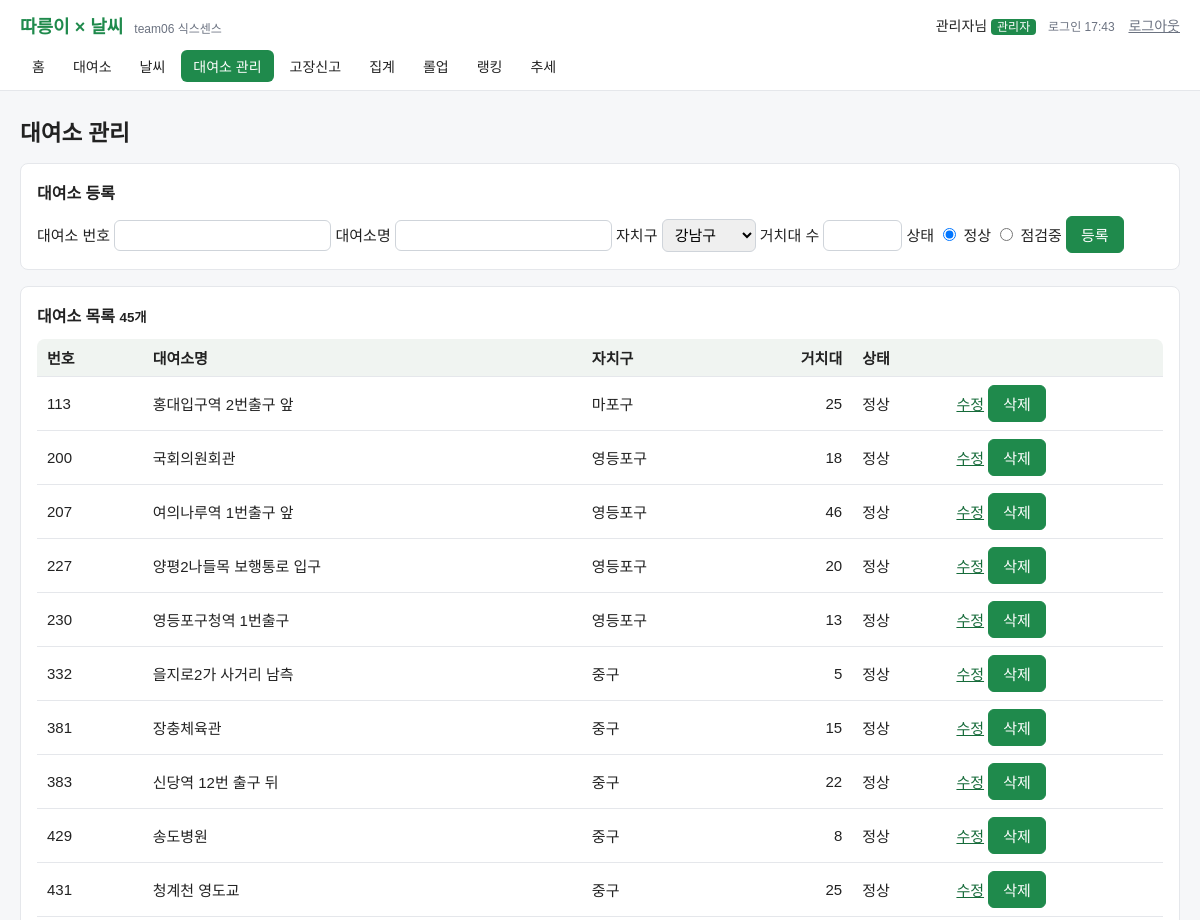
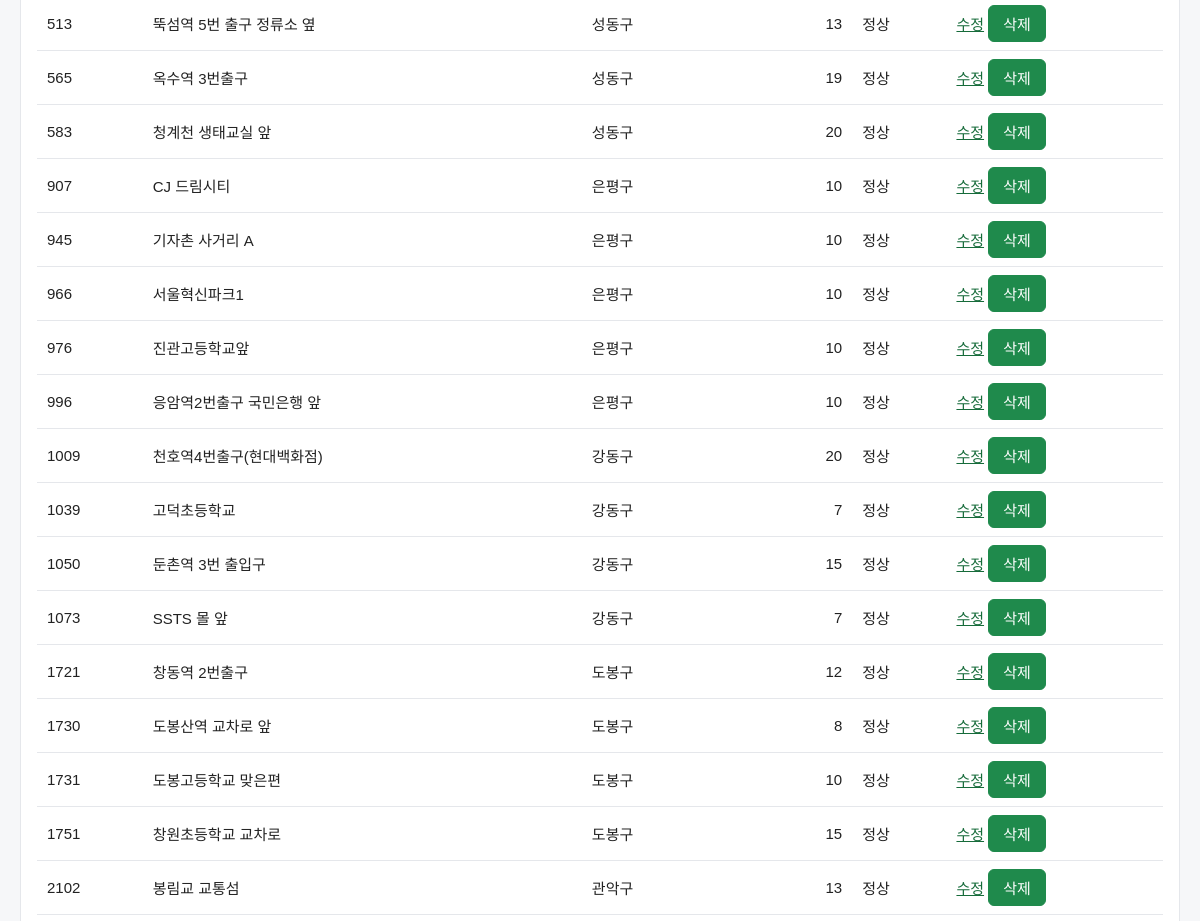
Before: /station_form.php (signed in, upper part) with the older database file (2 pictures, top to bottom).
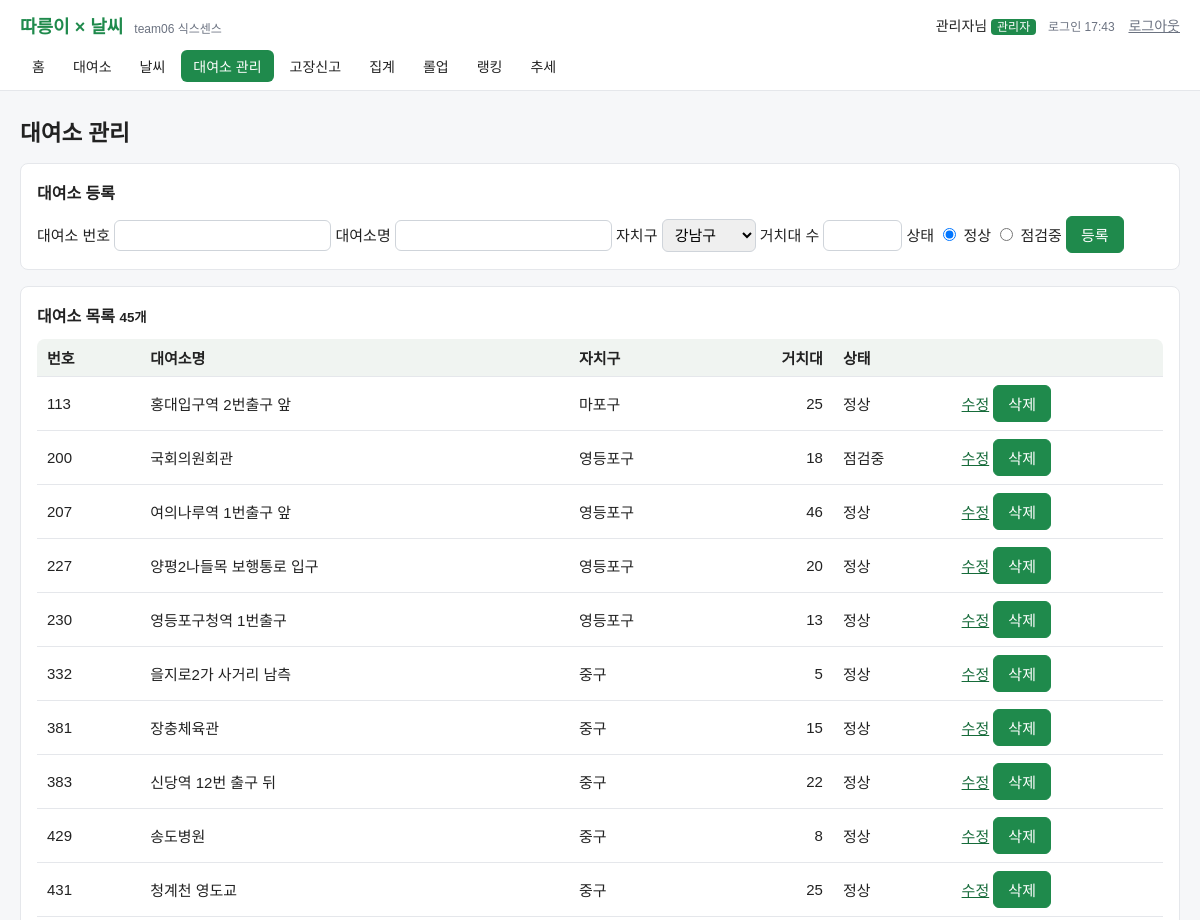
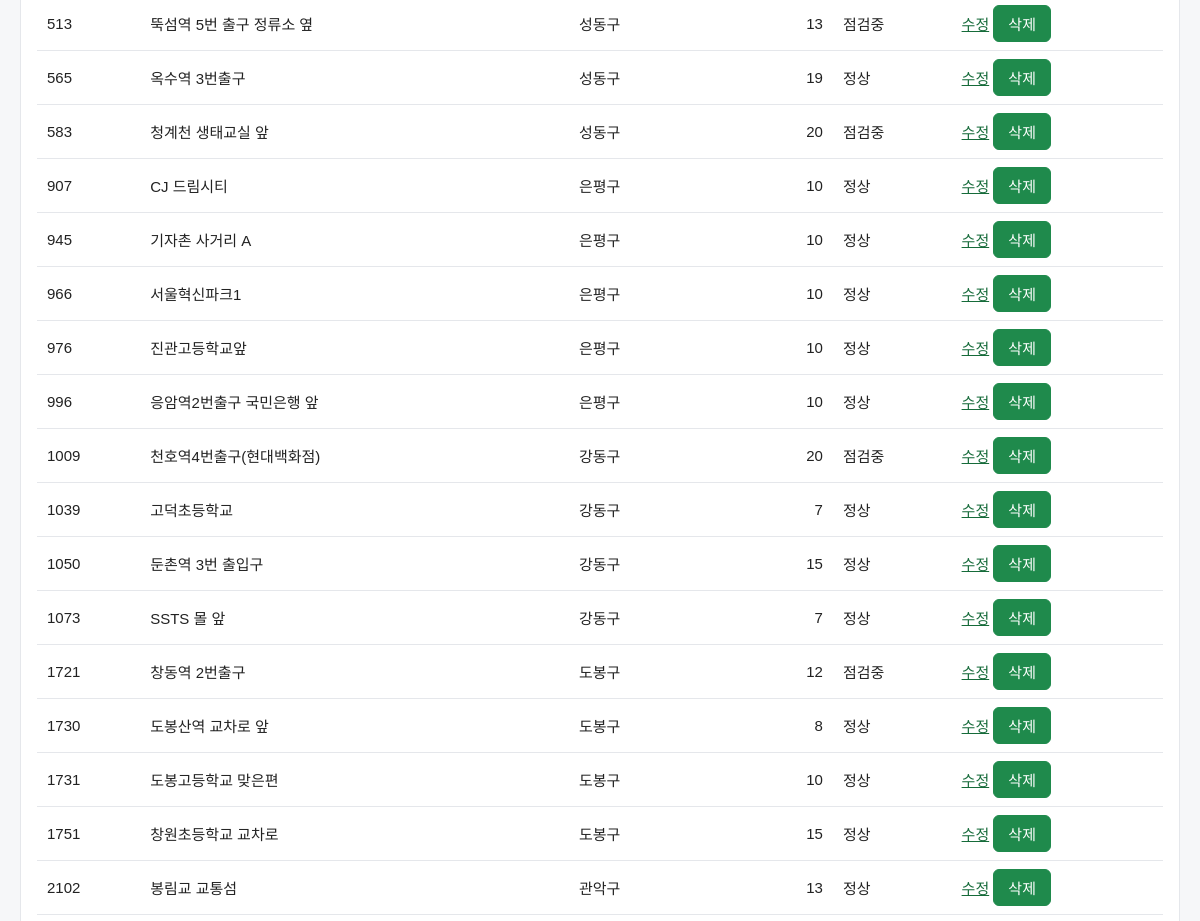
After: the same page with the newer database file (2 pictures, top to bottom).
### tables this page shows
CREATE TABLE `station` (
  `station_id` int(11) NOT NULL COMMENT '대여소번호 (이용정보와 조인 키)',
  `station_code` varchar(10) DEFAULT NULL COMMENT '대여소ID (ST-xxxx, 선택)',
  `station_name` varchar(100) NOT NULL COMMENT '대여소명',
  `district_id` int(11) NOT NULL COMMENT '자치구 코드 (FK)',
  `address` varchar(200) DEFAULT NULL COMMENT '주소',
  `latitude` decimal(10,7) DEFAULT NULL COMMENT '위도',
  `longitude` decimal(10,7) DEFAULT NULL COMMENT '경도',
  `rack_count` smallint(5) unsigned NOT NULL DEFAULT 0 COMMENT '거치대 수 (LCD+QR)',
  `installed_date` date DEFAULT NULL COMMENT '설치일',
  `hangang_park` enum('광나루','잠실','뚝섬','잠원','반포','이촌','망원','여의도','난지','강서','양화') DEFAULT NULL COMMENT '한강공원 이름 (공원 밖이면 NULL)',
  `status` enum('정상','점검중') NOT NULL DEFAULT '정상' COMMENT '운영 상태: 정상/점검중',
  PRIMARY KEY (`station_id`),
  UNIQUE KEY `uq_station_code` (`station_code`),
  KEY `idx_station_district_status` (`district_id`,`status`),
  KEY `idx_station_hangang` (`hangang_park`),
  CONSTRAINT `fk_station_district` FOREIGN KEY (`district_id`) REFERENCES `district` (`district_id`) ON UPDATE CASCADE
);

CREATE TABLE `district` (
  `district_id` int(11) NOT NULL COMMENT '시군구 코드 (행정표준 5자리)',
  `district_name` varchar(10) NOT NULL COMMENT '자치구명',
  `life_zone` enum('도심권','동북권','서북권','서남권','동남권') NOT NULL COMMENT '권역생활권 (5대 생활권)',
  `daytime_index` smallint(5) unsigned NOT NULL COMMENT '주간인구지수 (정수, 2020)',
  `district_type` varchar(5) GENERATED ALWAYS AS (case when `daytime_index` > 109 then '업무형' when `daytime_index` >= 100 then '혼합형' else '주거형' end) STORED COMMENT '지역 유형: 업무형/혼합형/주거형 (생성 컬럼)',
  PRIMARY KEY (`district_id`),
  UNIQUE KEY `uq_district_name` (`district_name`),
  KEY `idx_district_zone_type` (`life_zone`,`district_type`),
  CONSTRAINT `ck_daytime_index` CHECK (`daytime_index` > 0)
);

### station_form.php (the view, shortened to what this page needs)
<?php
require_once __DIR__ . '/header.php';
function sf_h($s)
{
  return htmlspecialchars((string)$s, ENT_QUOTES, 'UTF-8');
}
$is_admin = ($_SESSION['role'] ?? '') === 'admin';
$edit = null;
$districts = $conn->query(
  "SELECT district_id, district_name FROM district ORDER BY district_name"
)
  ->fetch_all(MYSQLI_ASSOC);
$stations = $conn->query(
  "SELECT s.station_id, s.station_name, d.district_name, s.rack_count, s.status
       FROM station s
       JOIN district d ON d.district_id = s.district_id
      ORDER BY s.station_id"
)
  ->fetch_all(MYSQLI_ASSOC);
$STATUS = ['정상', '점검중'];
?>
<main class="container">
  <h2>대여소 관리</h2>
  <?php if (!$is_admin): ?>
    <p class="empty-note">일반 사용자는 조회만 할 수 있어요.</p>
  <?php else: ?>
    <section class="panel">
      <h3><?= $edit ? '대여소 수정' : '대여소 등록' ?></h3>
      <form method="post">
        <label>대여소 번호
          <input type="number" name="station_id" required value="<?= sf_h($edit['station_id'] ?? '') ?>"
            <?= $edit ? 'readonly' : '' ?>>
        </label>
        <label>대여소명
          <input type="text" name="station_name" required maxlength="100"
            value="<?= sf_h($edit['station_name'] ?? '') ?>">
        </label>
        <label>자치구
          <select name="district_id" required>
            <?php foreach ($districts as $d): ?>
              <option value="<?= (int)$d['district_id'] ?>"
                <?= ($edit && $edit['district_id'] == $d['district_id']) ? 'selected' : '' ?>>
                <?= sf_h($d['district_name']) ?>
              </option>
            <?php endforeach; ?>
          </select>
        </label>
        <label>거치대 수
          <input type="number" name="rack_count" min="1" max="100" required
            value="<?= sf_h($edit['rack_count'] ?? '') ?>">
        </label>
        <span>상태</span>
        <?php foreach ($STATUS as $st): ?>
          <label>
            <input type="radio" name="status" value="<?= sf_h($st) ?>"
              <?= (($edit['status'] ?? '정상') === $st) ? 'checked' : '' ?>> <?= sf_h($st) ?>
          </label>
        <?php endforeach; ?>
        <button type="submit"><?= $edit ? '수정 저장' : '등록' ?></button>
      </form>
    </section>
  <?php endif; ?>
  <section class="panel">
    <h3>대여소 목록 <small><?= count($stations) ?>개</small></h3>
    <table class="result">
      <thead>
        <tr>
          <th>번호</th>
          <th>대여소명</th>
          <th>자치구</th>
          <th class="num">거치대</th>
          <th>상태</th>
          <?php if ($is_admin): ?><th></th><?php endif; ?>
        </tr>
      </thead>
      <tbody>
        <?php foreach ($stations as $s): ?>
          <tr>
            <td><?= (int)$s['station_id'] ?></td>
            <td><?= sf_h($s['station_name']) ?></td>
            <td><?= sf_h($s['district_name']) ?></td>
            <td class="num"><?= (int)$s['rack_count'] ?></td>
            <td><?= sf_h($s['status']) ?></td>
            <?php if ($is_admin): ?>
              <td>
                <a href="station_form.php?edit=<?= (int)$s['station_id'] ?>">수정</a>
                <form method="post" style="display:inline"
                  onsubmit="return confirm('<?= sf_h($s['station_name']) ?> 대여소를 삭제할까요?');">
                  <button type="submit">삭제</button>
                </form>
              </td>
            <?php endif; ?>
          </tr>
        <?php endforeach; ?>
      </tbody>
    </table>
  </section>
</main>
<?php require_once __DIR__ . '/footer.php'; ?>

Changed rows visible on the page:
changed station "국회의원회관": status "정상" → "점검중"
changed station "뚝섬역 5번 출구 정류소 옆": status "정상" → "점검중"
changed station "청계천 생태교실 앞": status "정상" → "점검중"
changed station "천호역4번출구(현대백화점)": status "정상" → "점검중"
changed station "창동역 2번출구": status "정상" → "점검중"
